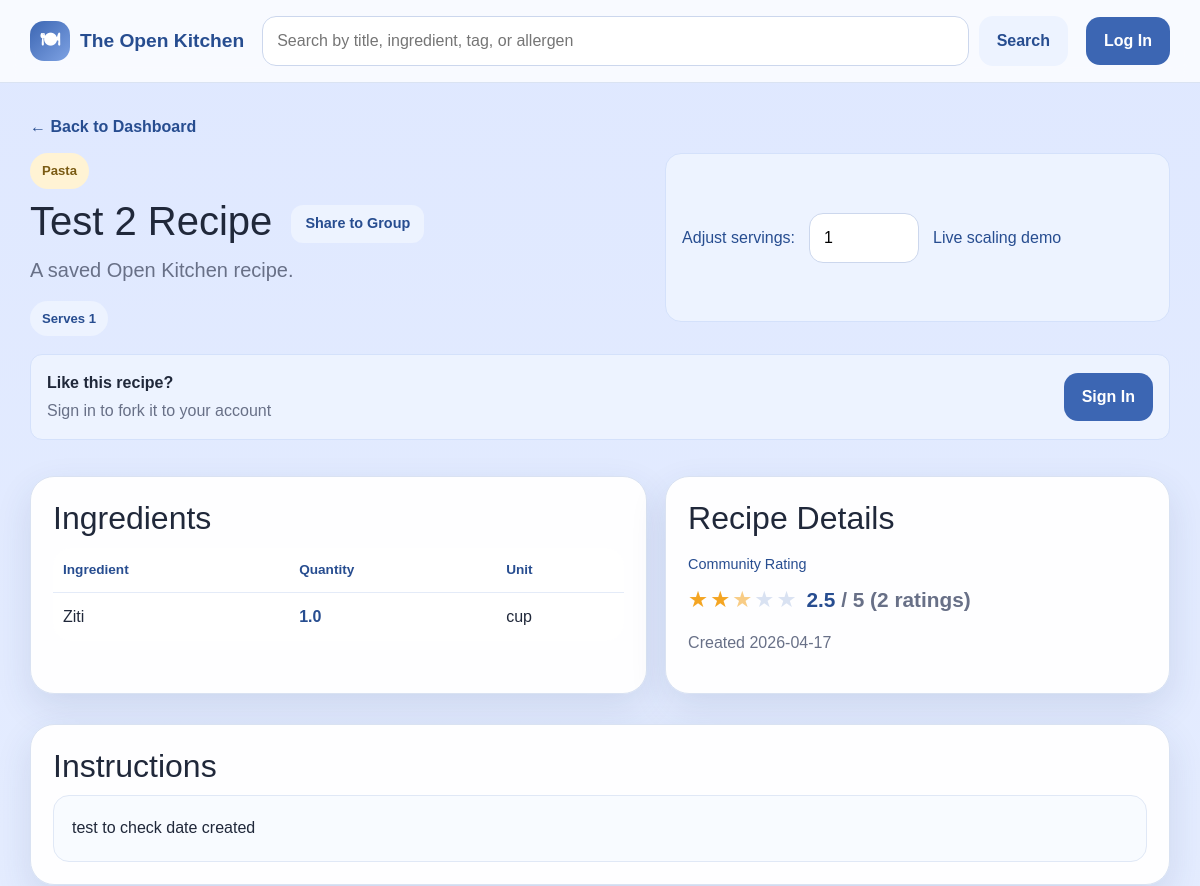
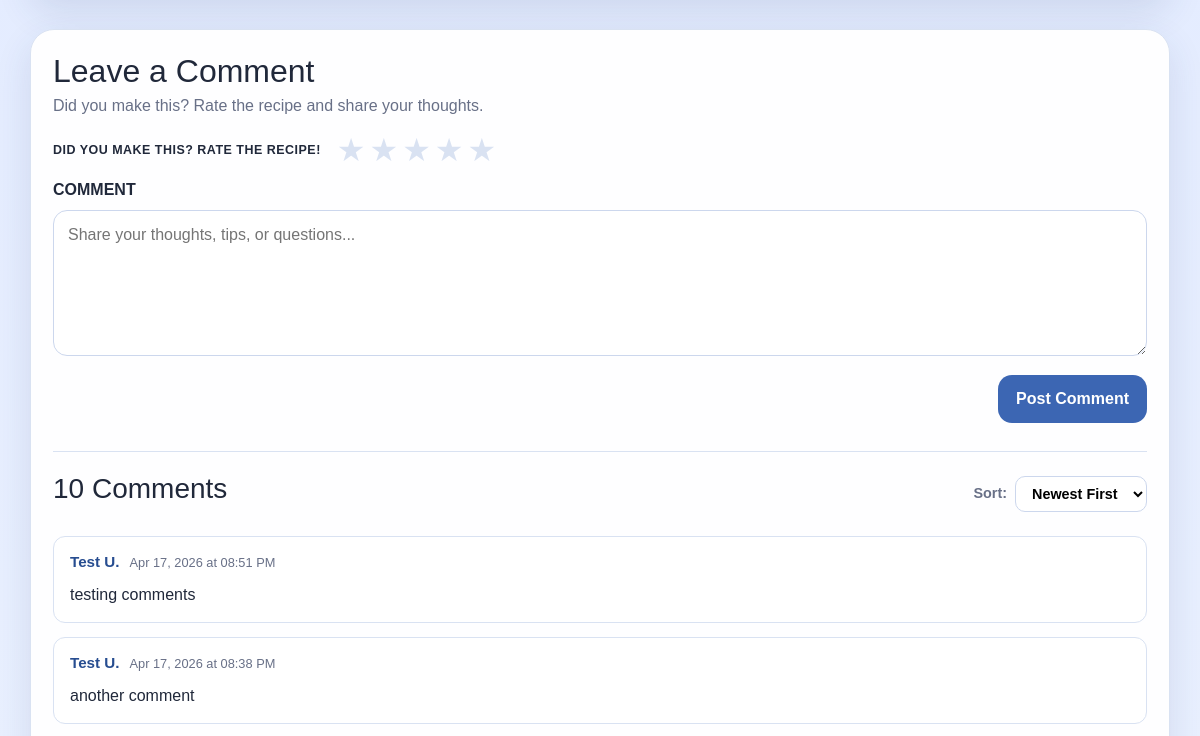
The page /recipe/8 (upper part) on the database as committed earlier (2 pictures, top to bottom).
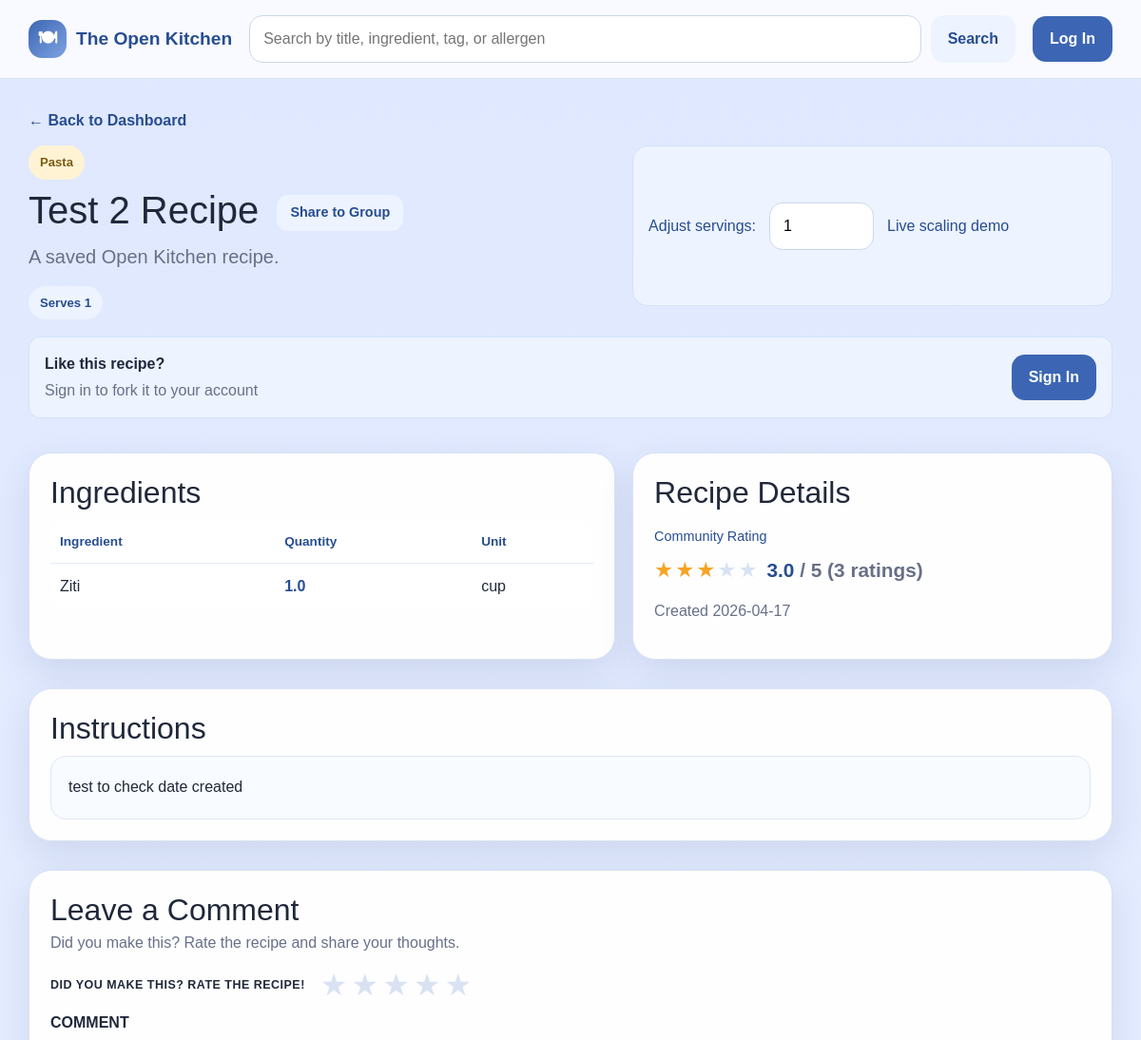
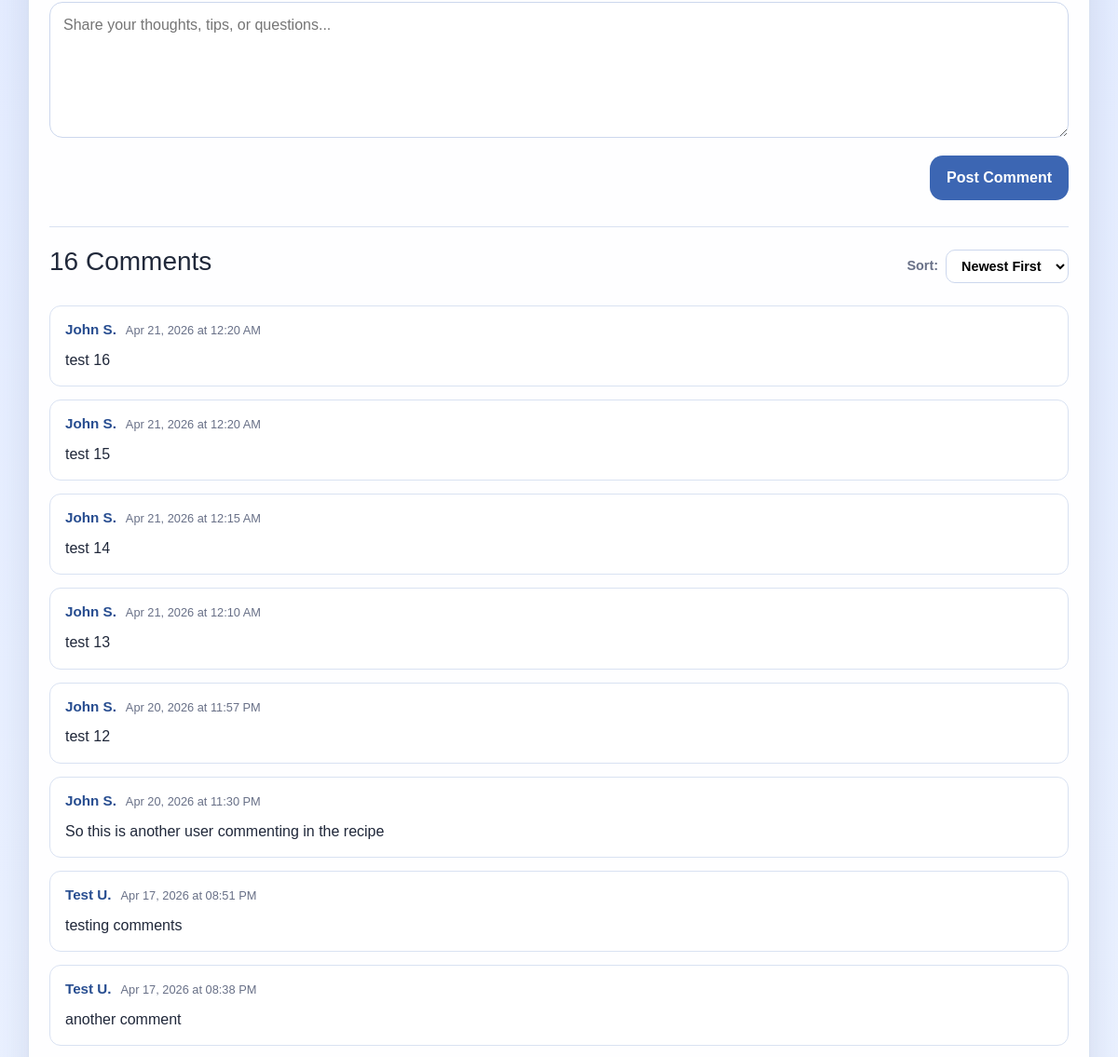
The same page on the database as committed later (2 pictures, top to bottom).
### app/models.py (models this page shows)
class RecipeCategory(db.Model):
    __tablename__ = 'recipe_categories'
    id = db.Column(db.Integer, primary_key=True)
    recipeID = db.Column(db.Integer, db.ForeignKey('recipes.id'), nullable=False)
    categoryID = db.Column(db.Integer, db.ForeignKey('categories.id'), nullable=False)
    category = db.relationship('Category', backref='recipe_categories')

class Category(db.Model):
    __tablename__ = 'categories'
    id = db.Column(db.Integer, primary_key=True)
    name = db.Column(db.String(32), unique=True, nullable=False)

class Recipe(db.Model):
    __tablename__ = 'recipes'
    id = db.Column(db.Integer, primary_key=True)
    authorID = db.Column(db.Integer, db.ForeignKey('users.id'), nullable=False)
    title = db.Column(db.String(150), nullable=False)
    description = db.Column(db.Text, nullable=True)
    instructions = db.Column(db.Text, nullable=False)
    forkedFrom = db.Column(db.Integer, db.ForeignKey('recipes.id'), nullable=True)
    baseServings = db.Column(db.Integer, nullable=False)
    prepTime = db.Column(db.Integer, nullable=True)
    cookTime = db.Column(db.Integer, nullable=True)
    dateCreated = db.Column(db.DateTime, nullable=False, default=datetime.now)
    ingredients = db.relationship('Ingredient', backref='recipe', lazy=True, cascade='all, delete-orphan')
    categories = db.relationship('RecipeCategory', backref='recipe', lazy=True, cascade='all, delete-orphan')
    dietary_tags = db.relationship('RecipeDietaryTag', backref='recipe', lazy=True, cascade='all, delete-orphan')
    allergens = db.relationship('RecipeAllergen', backref='recipe', lazy=True, cascade='all, delete-orphan')

class Ingredient(db.Model):
    __tablename__ = 'ingredients'
    id = db.Column(db.Integer, primary_key=True)
    recipeID = db.Column(db.Integer, db.ForeignKey('recipes.id'), nullable=False)
    unitID = db.Column(db.Integer, db.ForeignKey('measurement_units.id'), nullable=False)
    name = db.Column(db.String(32), nullable=False)
    quantity = db.Column(db.Float, nullable=False)

class MeasurementUnit(db.Model):
    __tablename__ = 'measurement_units'
    id = db.Column(db.Integer, primary_key=True)
    name = db.Column(db.String(32), unique=True, nullable=False)
    abbreviation = db.Column(db.String(32), unique=True, nullable=False)
    system = db.Column(db.String(32), nullable=False)
    isActive = db.Column(db.Boolean, default=True)
    ingredients = db.relationship('Ingredient', backref='unit', lazy=True)

class Comment(db.Model):
    __tablename__ = 'comments'
    id = db.Column(db.Integer, primary_key=True)
    recipeID = db.Column(db.Integer, db.ForeignKey('recipes.id'), nullable=False)
    userID = db.Column(db.Integer, db.ForeignKey('users.id'), nullable=False)
    content = db.Column(db.Text, nullable=True)
    dateCreated = db.Column(db.DateTime, nullable=False, default=datetime.now)

### app/routes.py (the view)
@app.route('/recipe/<int:recipe_id>')
def view_recipe(recipe_id):
    uid = current_user_id()
    recipe = Recipe.query.get_or_404(recipe_id)
    ingredients = Ingredient.query.filter_by(recipeID=recipe_id).all()
    categories = RecipeCategory.query.filter_by(recipeID=recipe_id).all()
    dietary_tags = RecipeDietaryTag.query.filter_by(recipeID=recipe_id).all()
    allergens = RecipeAllergen.query.filter_by(recipeID=recipe_id).all()
    avg_rating, rating_count = _get_avg_rating(recipe_id)
    user_rating = Rating.query.filter_by(recipeID=recipe_id, userID=uid).first() if uid else None
    sort = request.args.get('sort', 'newest')
    order = Comment.dateCreated.asc() if sort == 'oldest' else Comment.dateCreated.desc()
    comments = Comment.query.filter_by(recipeID=recipe_id).order_by(order).all()
    for c in comments:
        c.author_name = _comment_author(c)
    notifications = _get_notifications()
    has_unread = any(not n.isRead for n in notifications)
    toast_notif = None
    toast_id = session.pop('toast_notification_id', None)
    if toast_id:
        toast_notif = Notification.query.get(toast_id)
    memberships = GroupMember.query.filter_by(userID=uid).all() if uid else []
    return render_template(
        'view_recipe.html',
        recipe=recipe,
        ingredients=ingredients,
        categories=categories,
        dietary_tags=dietary_tags,
        allergens=allergens,
        avg_rating=avg_rating,
        rating_count=rating_count,
        user_rating=user_rating,
        comments=comments,
        sort=sort,
        notifications=notifications,
        has_unread=has_unread,
        toast_notif=toast_notif,
        memberships=memberships,
    )

### app/routes.py (called while the page is built)
def current_user_id():
    return session.get('user_id')

def _get_avg_rating(recipe_id):
    result = db.session.query(func.avg(Rating.stars), func.count(Rating.id)).filter_by(recipeID=recipe_id).one()
    avg = round(result[0], 1) if result[0] else None
    count = result[1]
    return avg, count

def _comment_author(comment):
    user = User.query.get(comment.userID)
    return f"{user.firstName} {user.lastName[0]}." if user else "Anonymous"

def _get_notifications():
    uid = current_user_id()
    if uid is None:
        return []
    return Notification.query.filter_by(userID=uid).order_by(Notification.dateCreated.desc()).all()

### app/templates/view_recipe.html (shortened to what this page needs)
{% extends "base.html" %}
{% block content %}
<a href="{{ url_for('dashboard') }}" class="back-link">← Back to Dashboard</a>
<section class="recipe-view-shell">
    <div class="recipe-hero">
        <div>
            <div class="pill-row push-bottom-small">
                {% for rc in categories %}
                <span class="mini-pill">{{ rc.category.name }}</span>
                {% endfor %}
            </div>
            <h1>
                {{ recipe.title }}
                <button type="button" class="btn btn-secondary btn-sm ms-2"
                        data-bs-toggle="modal" data-bs-target="#shareToGroupModal">
                    Share to Group
                </button>
            </h1>
            <p class="lead">{{ recipe.description or 'A saved Open Kitchen recipe.' }}</p>
            <div class="pill-row push-top-small">
                <span class="pill">Serves {{ recipe.baseServings }}</span>
            </div>
        </div>
        <div class="scale-preview-box compact-view">
            <label for="adjustServings">Adjust servings:</label>
            <input type="number" id="adjustServings" min="1" value="{{ recipe.baseServings }}" oninput="scaleIngredients(this.value)">
            <span>Live scaling demo</span>
        </div>
    </div>
    {% if current_user and current_user.id != recipe.authorID %}
    <div style="margin-bottom: 18px; padding: 16px; background: #edf3ff; border: 1px solid #d4e1fb; border-radius: var(--radius-sm); display: flex; align-items: center; justify-content: space-between; gap: 16px;">
        <div>
            <p style="margin: 0; color: var(--text); font-weight: 600;">Like this recipe?</p>
            <p class="muted-small" style="margin: 4px 0 0 0;">Fork it to your account and customize it, or save it to your profile</p>
        </div>
        <div style="display: flex; gap: 10px;">
            <form method="POST" action="{{ url_for('fork_recipe', recipe_id=recipe.id) }}" style="margin: 0;">
                <button type="submit" class="btn btn-primary">Fork Recipe</button>
            </form>
            <form method="POST" action="{{ url_for('save_recipe', recipe_id=recipe.id) }}" style="margin: 0;">
                <button type="submit" class="btn {% if is_saved %}btn-secondary{% else %}btn-light{% endif %}" style="{% if is_saved %}background: #d4ffd4; color: #166b16; border: 1px solid #b1f1b1;{% endif %}">
                    {% if is_saved %}Saved{% else %}Save{% endif %}
                </button>
            </form>
        </div>
    </div>
    {% elif not current_user %}
    <div style="margin-bottom: 18px; padding: 16px; background: #edf3ff; border: 1px solid #d4e1fb; border-radius: var(--radius-sm); display: flex; align-items: center; justify-content: space-between; gap: 16px;">
        <div>
            <p style="margin: 0; color: var(--text); font-weight: 600;">Like this recipe?</p>
            <p class="muted-small" style="margin: 4px 0 0 0;">Sign in to fork it to your account</p>
        </div>
        <a href="{{ url_for('login') }}" class="btn btn-primary">Sign In</a>
    </div>
    {% endif %}
    <div class="content-grid">
        <article class="panel-card" id="ingredients-section">
            <h2>Ingredients</h2>
            <table class="ingredient-table view-mode">
                <thead>
                    <tr>
                        <th>Ingredient</th>
                        <th>Quantity</th>
                        <th>Unit</th>
                    </tr>
                </thead>
                <tbody>
                    {% for ing in ingredients %}
                    <tr>
                        <td>{{ ing.name }}</td>
                        <td><span class="scaled-qty" data-base="{{ ing.quantity }}">{{ ing.quantity }}</span></td>
                        <td>{{ ing.unit.abbreviation }}</td>
                    </tr>
                    {% endfor %}
                </tbody>
            </table>
        </article>
        <article class="panel-card">
            <h2>Recipe Details</h2>
            <h3 class="tiny-heading">Community Rating</h3>
            <div class="avg-rating-display">
                {% if avg_rating %}
                    <div class="star-display" aria-label="{{ avg_rating }} out of 5 stars">
                        {% for i in range(1, 6) %}
                            {% if i <= avg_rating|round(0, 'floor')|int %}
                                <span class="star filled">★</span>
                            {% elif i - 0.5 <= avg_rating %}
                                <span class="star half">★</span>
                            {% else %}
                                <span class="star empty">★</span>
                            {% endif %}
                        {% endfor %}
                    </div>
                    <span class="avg-score">{{ avg_rating }}<span class="muted-small"> / 5 ({{ rating_count }} rating{{ 's' if rating_count != 1 }})</span></span>
                {% else %}
                    <span class="muted-small">No ratings yet — be the first!</span>
                {% endif %}
            </div>
            <p class="muted-small push-top">Created {{ recipe.dateCreated.strftime('%Y-%m-%d') }}</p>
        </article>
    </div>
    <article class="panel-card push-top" id="instructions-section">
        <h2>Instructions</h2>
        <div class="instructions-box">{{ recipe.instructions }}</div>
    </article>
    <article class="panel-card push-top" id="comments-section">
        <div class="leave-comment-wrap">
            <h2>Leave a Comment</h2>
            <p class="muted-small">Did you make this? Rate the recipe and share your thoughts.</p>
            <form method="POST" action="{{ url_for('post_comment', recipe_id=recipe.id) }}">
                <div class="leave-comment-rating-row">
                    <span class="leave-comment-rate-label">DID YOU MAKE THIS? RATE THE RECIPE!</span>
                    <div class="star-picker" id="starPicker">
                        {% for i in range(1, 6) %}
                        <label class="star-label" title="{{ i }} star{{ 's' if i != 1 }}">
                            <span class="star-icon {% if user_rating and i <= user_rating.stars %}active{% endif %}">★</span>
                        </label>
                        {% endfor %}
                    </div>
                </div>
                <div class="field-block push-top">
                    <label for="commentText">COMMENT</label>
                    <textarea id="commentText" name="content" rows="5" placeholder="Share your thoughts, tips, or questions..."></textarea>
                </div>
                <div class="comment-form-actions push-top">
                    <button type="submit" class="btn btn-primary">Post Comment</button>
                </div>
            </form>
        </div>
        {% if comments %}
        <div class="comments-divider"></div>
        <div class="comments-header">
            <h3>{{ comments|length }} Comment{{ 's' if comments|length != 1 }}</h3>
            <div class="sort-control">
                <label for="sortComments">Sort:</label>
                <select id="sortComments" onchange="window.location = '?sort=' + this.value + '#comments-section'">
                    <option value="newest" {% if sort == 'newest' %}selected{% endif %}>Newest First</option>
                </select>
            </div>
        </div>
        <div class="comments-list">
            {% for comment in comments %}
            <div class="comment-item">
                <div class="comment-meta">
                    <span class="comment-author">{{ comment.author_name }}</span>
                    <span class="comment-date">{{ comment.dateCreated.strftime('%b %d, %Y at %I:%M %p') }}</span>
                </div>
                <p class="comment-body">{{ comment.content }}</p>
            </div>
            {% endfor %}
        </div>
        {% else %}
        <p class="muted-small push-top">No comments yet — be the first!</p>
        {% endif %}
    </article>
</section>
{% endblock %}

### app/templates/base.html (shortened to what this page needs)
<!DOCTYPE html>
<html lang="en">
<head>
    <link href="https://cdn.jsdelivr.net/npm/bootstrap@5.3.3/dist/css/bootstrap.min.css" rel="stylesheet">
    <link rel="stylesheet" href="{{ url_for('static', filename='style.css') }}">
</head>
<body>
    <header class="site-header">
        <div class="container nav-wrap">
            <a class="brand" href="{{ url_for('dashboard') }}">
                <span class="brand-mark">🍽</span>
                <span>The Open Kitchen</span>
            </a>
            <form class="searchbar" action="{{ url_for('search') }}" method="get">
                <input type="text" name="q" placeholder="Search by title, ingredient, tag, or allergen"
                       value="{{ request.args.get('q', '') }}">
                <button type="submit" class="btn btn-secondary">Search</button>
            </form>
            <nav class="nav-links">
                {% if session.get('user_id') %}
                    <a href="{{ url_for('create_recipe') }}" class="btn btn-primary">+ Create Recipe</a>
                {% else %}
                    <a href="{{ url_for('login') }}" class="btn btn-primary">Log In</a>
                {% endif %}
            </nav>
        </div>
    </header>
    <main class="container page-shell">
        {% block content %}{% endblock %}
    </main>
    <div class="toast-container position-fixed top-0 end-0 p-3" style="z-index: 1100;" id="toastContainer"></div>
</body>
</html>

Rows that differ between the two databases and show on the page:
added Comment: author_name "John S.", dateCreated "Apr 21, 2026 at 12:20 AM", content "test 16"
added Comment: author_name "John S.", dateCreated "Apr 21, 2026 at 12:20 AM", content "test 15"
added Comment: author_name "John S.", dateCreated "Apr 21, 2026 at 12:15 AM", content "test 14"
added Comment: author_name "John S.", dateCreated "Apr 21, 2026 at 12:10 AM", content "test 13"
added Comment: author_name "John S.", dateCreated "Apr 20, 2026 at 11:57 PM", content "test 12"
added Comment: author_name "John S.", dateCreated "Apr 20, 2026 at 11:30 PM", content "So this is another user commenting in the recipe"
Other text that changed with them:
{{ avg_rating }}: "2.5" → "3.0"
{{ rating_count }}: "2" → "3"
{{ comments|length }}: "10" → "16"
